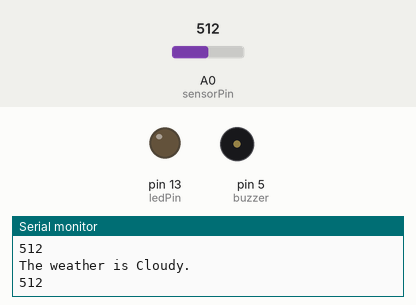
This sketch was run on a simulated Arduino Uno, built with avr-gcc and run on an emulated ATmega328P. Shown: output pins drawn as LEDs (lit = HIGH), buzzer (waves = sounding), the last lines printed to the serial monitor. The inputs (shaded band) are chosen by the test bench; at power-on: A0 (sensorPin) = 512.

Above: at 1.8 s.
1.9 s: A0 (sensorPin) set to 883
3.4 s: A0 (sensorPin) set to 909
At 4.4 s:
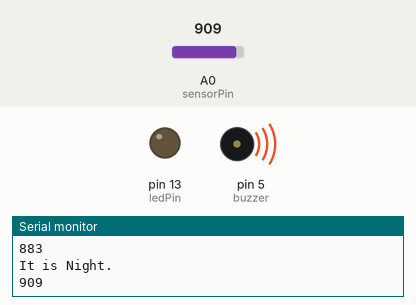
7.5 s: A0 (sensorPin) set to 900
At 8.5 s:
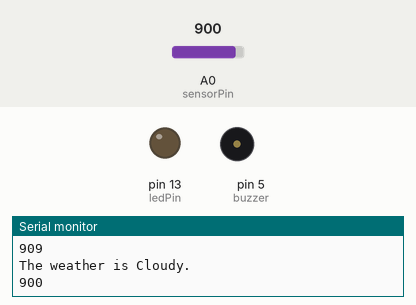
Timing chart, 0 to 10.5 s (numbered marks = the images above; inputs shaded):
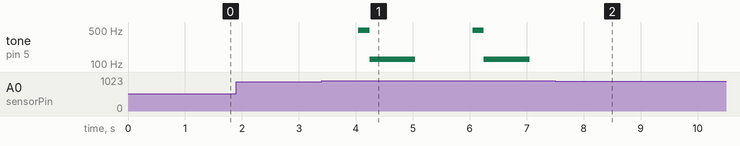

The sketch:

lab_3_light_buzzer.ino
```cpp
int sensorPin = A0; // analog input pin
int ledPin = LED_BUILTIN; // pin of the onboard LED
int buzzer = 5; // data pin of the active buzzer
int sensorValue = 0; // variable that stores the LDR sensor value

void setup() {
  pinMode(ledPin, OUTPUT);
  pinMode(buzzer, OUTPUT); // set buzzer pin as output
  Serial.begin(9600);  // Initiate serial communication
}

void loop() {
  sensorValue = analogRead(sensorPin);

  // Check sensor value and print weather condition
  if (sensorValue >= 1 && sensorValue <= 100) {
    Serial.println("It is Daylight.");
    Serial.println(sensorValue);
  } else if (sensorValue >= 101 && sensorValue <= 400) {
    Serial.println("The weather is Partly Cloudy.");
    Serial.println(sensorValue);
  } else if (sensorValue >= 401 && sensorValue <= 900) {
    Serial.println("The weather is Cloudy.");
    Serial.println(sensorValue);
  } else if (sensorValue >= 901 && sensorValue <= 1025) {
    Serial.println("It is Night.");
    Serial.println(sensorValue);

    // Activate buzzer for night condition
    for (unsigned char i = 0; i < 100; i++) {
      digitalWrite(buzzer, HIGH);
      delay(1); // wait for 1ms
      digitalWrite(buzzer, LOW);
      delay(1); // wait for 1ms
    }
    for (unsigned char i = 0; i < 100; i++) {
      digitalWrite(buzzer, HIGH);
      delay(4); // wait for 2ms
      digitalWrite(buzzer, LOW);
      delay(4); // wait for 2ms
    }
  } else {
    Serial.println("Sensor value out of range."); // Handling unexpected values
  }

  delay(1000); // Optional: Add a short delay to avoid overwhelming the serial monitor
}
```

Measured:
- the behaviour switches between 900 and 901 on A0 (sensorPin) (found by bisection; images 0 and 1)
- after the input at 3.4 s, tone on pin 5 (buzzer): plays 495 Hz for 0.20 s, 125 Hz for 0.80 s, 495 Hz for 0.20 s, 125 Hz for 0.80 s, starting after 0.65 s
- after the input at 7.5 s, tone on pin 5 (buzzer): stops changing and stays silent
